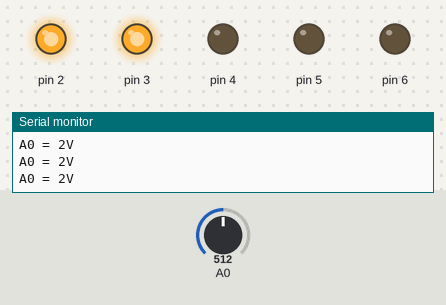
Bench run of a sketch on a simulated Arduino Uno, built with avr-gcc and run on an emulated ATmega328P. Parts: output pins drawn as LEDs (lit = HIGH), the last lines printed to the serial monitor. Inputs (shaded band) come from the test bench; at power-on: A0 = 512.

Above: at 1.2 s.
1.3 s: A0 set to 601
4.3 s: A0 set to 628
At 5.1 s:
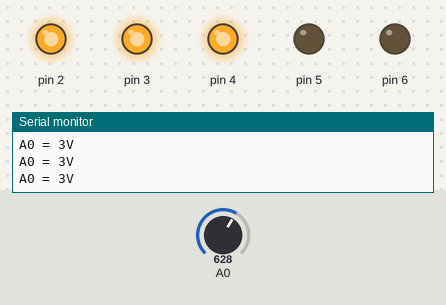
5.8 s: A0 set to 806
8.8 s: A0 set to 837
At 9.8 s:
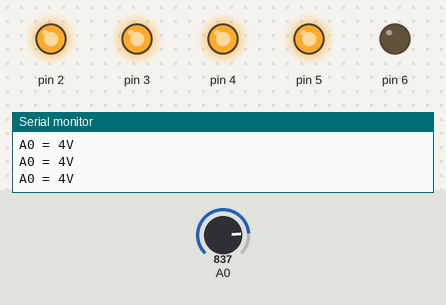
10.3 s: A0 set to 1004
11.8 s: A0 set to 1023
At 13.1 s:
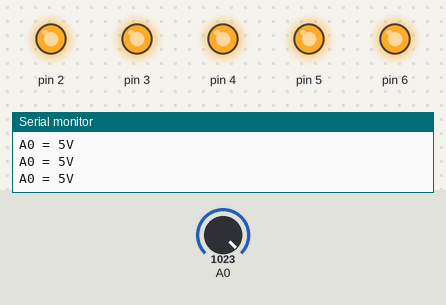
Timing chart, 0 to 14.3 s (numbered marks = the images above; inputs shaded):
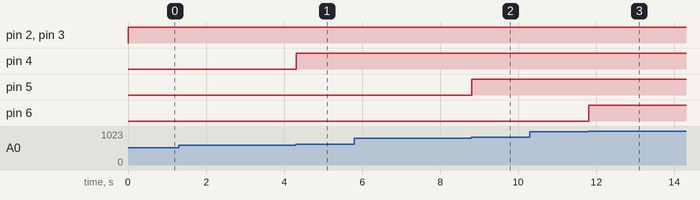

Measured:
- the behaviour switches between 613 and 614 on A0 (found by bisection; images 0 and 1)
- the behaviour switches between 818 and 819 on A0 (found by bisection; images 1 and 2)
- the behaviour switches between 1022 and 1023 on A0 (found by bisection; images 2 and 3)
- after the input at 4.3 s, pin 4: LOW → HIGH at once
- after the input at 8.8 s, pin 5: LOW → HIGH at once
- after the input at 11.8 s, pin 6: LOW → HIGH at once

The sketch:

Voltmeter.ino
```cpp
void setup() {
  // put your setup code here, to run once:
  Serial.begin(9600);
  for (int i = 2; i <= 6; i++) {
    pinMode(i, OUTPUT);
  }
}

void loop() {
  // put your main code here, to run repeatedly:
  int a0 = analogRead(A0);
  int volt = map(a0, 0, 1023, 0, 5);
  Serial.print("A0 = ");
  Serial.print(volt);
  Serial.println("V");

  int i = 2;
  for (i; i < volt + 2; i++) {
    digitalWrite(i, HIGH);
  }

  for (int j = 6; j >= i; j--) {
    digitalWrite(i, LOW);
  }
}
```
